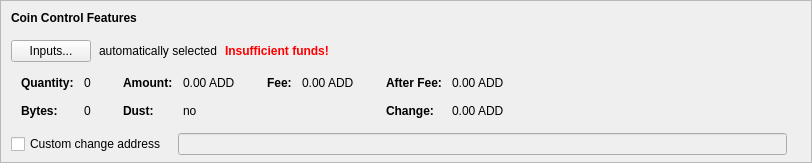
    <widget class="QFrame" name="frameCoinControl">
     <property name="sizePolicy">
      <sizepolicy hsizetype="Expanding" vsizetype="Expanding">
       <horstretch>0</horstretch>
       <verstretch>0</verstretch>
      </sizepolicy>
     </property>
     <property name="maximumSize">
      <size>
       <width>16777215</width>
       <height>16777215</height>
      </size>
     </property>
     <property name="frameShape">
      <enum>QFrame::StyledPanel</enum>
     </property>
     <property name="frameShadow">
      <enum>QFrame::Sunken</enum>
     </property>
     <layout class="QVBoxLayout" name="verticalLayoutCoinControl2">
      <property name="spacing">
       <number>0</number>
      </property>
      <property name="leftMargin">
       <number>0</number>
      </property>
      <property name="topMargin">
       <number>0</number>
      </property>
      <property name="rightMargin">
       <number>0</number>
      </property>
      <property name="bottomMargin">
       <number>6</number>
      </property>
      <item>
       <layout class="QVBoxLayout" name="verticalLayoutCoinControl" stretch="0,0,0,0,1">
        <property name="spacing">
         <number>0</number>
        </property>
        <property name="leftMargin">
         <number>10</number>
        </property>
        <property name="topMargin">
         <number>10</number>
        </property>
        <item>
         <layout class="QHBoxLayout" name="horizontalLayoutCoinControl1">
          <property name="bottomMargin">
           <number>15</number>
          </property>
          <item>
           <widget class="QLabel" name="labelCoinControlFeatures">
            <property name="sizePolicy">
             <sizepolicy hsizetype="Preferred" vsizetype="Maximum">
              <horstretch>0</horstretch>
              <verstretch>0</verstretch>
             </sizepolicy>
            </property>
            <property name="font">
             <font>
              <weight>75</weight>
              <bold>true</bold>
             </font>
            </property>
            <property name="styleSheet">
             <string notr="true">font-weight:bold;</string>
            </property>
            <property name="text">
             <string>Coin Control Features</string>
            </property>
           </widget>
          </item>
         </layout>
        </item>
        <item>
         <layout class="QHBoxLayout" name="horizontalLayoutCoinControl2" stretch="0,0,0,0">
          <property name="spacing">
           <number>8</number>
          </property>
          <property name="bottomMargin">
           <number>10</number>
          </property>
          <item>
           <widget class="QPushButton" name="pushButtonCoinControl">
            <property name="styleSheet">
             <string notr="true"/>
            </property>
            <property name="text">
             <string>Inputs...</string>
            </property>
            <property name="autoDefault">
             <bool>false</bool>
            </property>
           </widget>
          </item>
          <item>
           <widget class="QLabel" name="labelCoinControlAutomaticallySelected">
            <property name="text">
             <string>automatically selected</string>
            </property>
            <property name="margin">
             <number>5</number>
            </property>
           </widget>
          </item>
          <item>
           <widget class="QLabel" name="labelCoinControlInsuffFunds">
            <property name="font">
             <font>
              <weight>75</weight>
              <bold>true</bold>
             </font>
            </property>
            <property name="styleSheet">
             <string notr="true">color:red;font-weight:bold;</string>
            </property>
            <property name="text">
             <string>Insufficient funds!</string>
            </property>
            <property name="margin">
             <number>5</number>
            </property>
           </widget>
          </item>
          <item>
           <spacer name="horizontalSpacerCoinControl">
            <property name="orientation">
             <enum>Qt::Horizontal</enum>
            </property>
            <property name="sizeHint" stdset="0">
             <size>
              <width>40</width>
              <height>1</height>
             </size>
            </property>
           </spacer>
          </item>
         </layout>
        </item>
        <item>
         <widget class="QWidget" name="widgetCoinControl" native="true">
          <property name="sizePolicy">
           <sizepolicy hsizetype="Preferred" vsizetype="Preferred">
            <horstretch>0</horstretch>
            <verstretch>0</verstretch>
           </sizepolicy>
          </property>
          <property name="minimumSize">
           <size>
            <width>0</width>
            <height>0</height>
           </size>
          </property>
          <property name="styleSheet">
           <string notr="true"/>
          </property>
          <layout class="QHBoxLayout" name="horizontalLayoutCoinControl5">
           <property name="leftMargin">
            <number>0</number>
           </property>
           <property name="topMargin">
            <number>0</number>
           </property>
           <property name="rightMargin">
            <number>0</number>
           </property>
           <property name="bottomMargin">
            <number>0</number>
           </property>
           <item>
            <layout class="QHBoxLayout" name="horizontalLayoutCoinControl3" stretch="0,0,0,1">
             <property name="spacing">
              <number>20</number>
             </property>
             <property name="topMargin">
              <number>0</number>
             </property>
             <property name="bottomMargin">
              <number>10</number>
             </property>
             <item>
              <layout class="QFormLayout" name="formLayoutCoinControl1">
               <property name="horizontalSpacing">
                <number>10</number>
               </property>
               <property name="verticalSpacing">
                <number>14</number>
               </property>
               <property name="leftMargin">
                <number>10</number>
               </property>
               <property name="topMargin">
                <number>4</number>
               </property>
               <property name="rightMargin">
                <number>6</number>
               </property>
               <item row="0" column="0">
                <widget class="QLabel" name="labelCoinControlQuantityText">
                 <property name="font">
                  <font>
                   <weight>75</weight>
                   <bold>true</bold>
                  </font>
                 </property>
                 <property name="text">
                  <string>Quantity:</string>
                 </property>
                 <property name="margin">
                  <number>0</number>
                 </property>
                </widget>
               </item>
               <item row="0" column="1">
                <widget class="QLabel" name="labelCoinControlQuantity">
                 <property name="cursor">
                  <cursorShape>IBeamCursor</cursorShape>
                 </property>
                 <property name="contextMenuPolicy">
                  <enum>Qt::ActionsContextMenu</enum>
                 </property>
                 <property name="text">
                  <string notr="true">0</string>
                 </property>
                 <property name="margin">
                  <number>0</number>
                 </property>
                 <property name="textInteractionFlags">
                  <set>Qt::LinksAccessibleByMouse|Qt::TextSelectableByKeyboard|Qt::TextSelectableByMouse</set>
                 </property>
                </widget>
               </item>
               <item row="1" column="0">
                <widget class="QLabel" name="labelCoinControlBytesText">
                 <property name="font">
                  <font>
                   <weight>75</weight>
                   <bold>true</bold>
                  </font>
                 </property>
                 <property name="text">
                  <string>Bytes:</string>
                 </property>
                </widget>
               </item>
               <item row="1" column="1">
                <widget class="QLabel" name="labelCoinControlBytes">
                 <property name="cursor">
                  <cursorShape>IBeamCursor</cursorShape>
                 </property>
                 <property name="contextMenuPolicy">
                  <enum>Qt::ActionsContextMenu</enum>
                 </property>
                 <property name="text">
                  <string notr="true">0</string>
                 </property>
                 <property name="textInteractionFlags">
                  <set>Qt::LinksAccessibleByMouse|Qt::TextSelectableByKeyboard|Qt::TextSelectableByMouse</set>
                 </property>
                </widget>
               </item>
              </layout>
             </item>
             <item>
              <layout class="QFormLayout" name="formLayoutCoinControl2">
               <property name="horizontalSpacing">
                <number>10</number>
               </property>
               <property name="verticalSpacing">
                <number>14</number>
               </property>
               <property name="leftMargin">
                <number>6</number>
               </property>
               <property name="topMargin">
                <number>4</number>
               </property>
               <property name="rightMargin">
                <number>6</number>
               </property>
               <item row="0" column="0">
                <widget class="QLabel" name="labelCoinControlAmountText">
                 <property name="font">
                  <font>
                   <weight>75</weight>
                   <bold>true</bold>
                  </font>
                 </property>
                 <property name="text">
                  <string>Amount:</string>
                 </property>
                 <property name="margin">
                  <number>0</number>
                 </property>
                </widget>
               </item>
               <item row="0" column="1">
                <widget class="QLabel" name="labelCoinControlAmount">
                 <property name="cursor">
                  <cursorShape>IBeamCursor</cursorShape>
                 </property>
                 <property name="contextMenuPolicy">
                  <enum>Qt::ActionsContextMenu</enum>
                 </property>
                 <property name="text">
                  <string notr="true">0.00 ADD</string>
                 </property>
                 <property name="textInteractionFlags">
                  <set>Qt::LinksAccessibleByMouse|Qt::TextSelectableByKeyboard|Qt::TextSelectableByMouse</set>
                 </property>
                </widget>
               </item>
               <item row="1" column="0">
                <widget class="QLabel" name="labelCoinControlLowOutputText">
                 <property name="font">
                  <font>
                   <weight>75</weight>
                   <bold>true</bold>
                  </font>
                 </property>
                 <property name="text">
                  <string>Dust:</string>
                 </property>
                </widget>
               </item>
               <item row="1" column="1">
                <widget class="QLabel" name="labelCoinControlLowOutput">
                 <property name="cursor">
                  <cursorShape>IBeamCursor</cursorShape>
                 </property>
                 <property name="contextMenuPolicy">
                  <enum>Qt::ActionsContextMenu</enum>
                 </property>
                 <property name="text">
                  <string notr="true">no</string>
                 </property>
                 <property name="textInteractionFlags">
                  <set>Qt::LinksAccessibleByMouse|Qt::TextSelectableByKeyboard|Qt::TextSelectableByMouse</set>
                 </property>
                </widget>
               </item>
              </layout>
             </item>
             <item>
              <layout class="QFormLayout" name="formLayoutCoinControl3">
               <property name="horizontalSpacing">
                <number>10</number>
               </property>
               <property name="verticalSpacing">
                <number>14</number>
               </property>
               <property name="leftMargin">
                <number>6</number>
               </property>
               <property name="topMargin">
                <number>4</number>
               </property>
               <property name="rightMargin">
                <number>6</number>
               </property>
               <item row="0" column="0">
                <widget class="QLabel" name="labelCoinControlFeeText">
                 <property name="font">
                  <font>
                   <weight>75</weight>
                   <bold>true</bold>
                  </font>
                 </property>
                 <property name="text">
                  <string>Fee:</string>
                 </property>
                 <property name="margin">
                  <number>0</number>
                 </property>
                </widget>
               </item>
               <item row="0" column="1">
                <widget class="QLabel" name="labelCoinControlFee">
                 <property name="cursor">
                  <cursorShape>IBeamCursor</cursorShape>
                 </property>
                 <property name="contextMenuPolicy">
                  <enum>Qt::ActionsContextMenu</enum>
                 </property>
                 <property name="text">
                  <string notr="true">0.00 ADD</string>
                 </property>
                 <property name="textInteractionFlags">
                  <set>Qt::LinksAccessibleByMouse|Qt::TextSelectableByKeyboard|Qt::TextSelectableByMouse</set>
                 </property>
                </widget>
               </item>
             </layout>
             </item>
             <item>
              <layout class="QFormLayout" name="formLayoutCoinControl4">
               <property name="horizontalSpacing">
                <number>10</number>
               </property>
               <property name="verticalSpacing">
                <number>14</number>
               </property>
               <property name="leftMargin">
                <number>6</number>
               </property>
               <property name="topMargin">
                <number>4</number>
               </property>
               <property name="rightMargin">
                <number>6</number>
               </property>
               <item row="0" column="0">
                <widget class="QLabel" name="labelCoinControlAfterFeeText">
                 <property name="font">
                  <font>
                   <weight>75</weight>
                   <bold>true</bold>
                  </font>
                 </property>
                 <property name="text">
                  <string>After Fee:</string>
                 </property>
                 <property name="margin">
                  <number>0</number>
                 </property>
                </widget>
               </item>
               <item row="0" column="1">
                <widget class="QLabel" name="labelCoinControlAfterFee">
                 <property name="cursor">
                  <cursorShape>IBeamCursor</cursorShape>
                 </property>
                 <property name="contextMenuPolicy">
                  <enum>Qt::ActionsContextMenu</enum>
                 </property>
                 <property name="text">
                  <string notr="true">0.00 ADD</string>
                 </property>
                 <property name="textInteractionFlags">
                  <set>Qt::LinksAccessibleByMouse|Qt::TextSelectableByKeyboard|Qt::TextSelectableByMouse</set>
                 </property>
                </widget>
               </item>
               <item row="1" column="0">
                <widget class="QLabel" name="labelCoinControlChangeText">
                 <property name="font">
                  <font>
                   <weight>75</weight>
                   <bold>true</bold>
                  </font>
                 </property>
                 <property name="text">
                  <string>Change:</string>
                 </property>
                </widget>
               </item>
               <item row="1" column="1">
                <widget class="QLabel" name="labelCoinControlChange">
                 <property name="cursor">
                  <cursorShape>IBeamCursor</cursorShape>
                 </property>
                 <property name="contextMenuPolicy">
                  <enum>Qt::ActionsContextMenu</enum>
                 </property>
                 <property name="text">
                  <string notr="true">0.00 ADD</string>
                 </property>
                 <property name="textInteractionFlags">
                  <set>Qt::LinksAccessibleByMouse|Qt::TextSelectableByKeyboard|Qt::TextSelectableByMouse</set>
                 </property>
                </widget>
               </item>
              </layout>
             </item>
            </layout>
           </item>
          </layout>
         </widget>
        </item>
        <item>
         <layout class="QHBoxLayout" name="horizontalLayoutCoinControl4" stretch="0,0,0">
          <property name="spacing">
           <number>12</number>
          </property>
          <property name="sizeConstraint">
           <enum>QLayout::SetDefaultConstraint</enum>
          </property>
          <property name="topMargin">
           <number>5</number>
          </property>
          <property name="rightMargin">
           <number>5</number>
          </property>
          <item>
           <widget class="QCheckBox" name="checkBoxCoinControlChange">
            <property name="toolTip">
             <string>If this is activated, but the change address is empty or invalid, change will be sent to a newly generated address.</string>
            </property>
            <property name="text">
             <string>Custom change address</string>
            </property>
           </widget>
          </item>
          <item>
           <widget class="QValidatedLineEdit" name="lineEditCoinControlChange">
            <property name="enabled">
             <bool>false</bool>
            </property>
            <property name="sizePolicy">
             <sizepolicy hsizetype="Expanding" vsizetype="Fixed">
              <horstretch>0</horstretch>
              <verstretch>0</verstretch>
             </sizepolicy>
            </property>
           </widget>
          </item>
          <item>
           <widget class="QLabel" name="labelCoinControlChangeLabel">
            <property name="sizePolicy">
             <sizepolicy hsizetype="Preferred" vsizetype="Expanding">
              <horstretch>0</horstretch>
              <verstretch>0</verstretch>
             </sizepolicy>
            </property>
            <property name="minimumSize">
             <size>
              <width>0</width>
              <height>0</height>
             </size>
            </property>
            <property name="text">
             <string/>
            </property>
            <property name="margin">
             <number>3</number>
            </property>
           </widget>
          </item>
         </layout>
        </item>
        <item>
         <spacer name="verticalSpacerCoinControl">
          <property name="orientation">
           <enum>Qt::Vertical</enum>
          </property>
          <property name="sizeHint" stdset="0">
           <size>
            <width>800</width>
            <height>1</height>
           </size>
          </property>
         </spacer>
        </item>
       </layout>
      </item>
     </layout>
    </widget>
